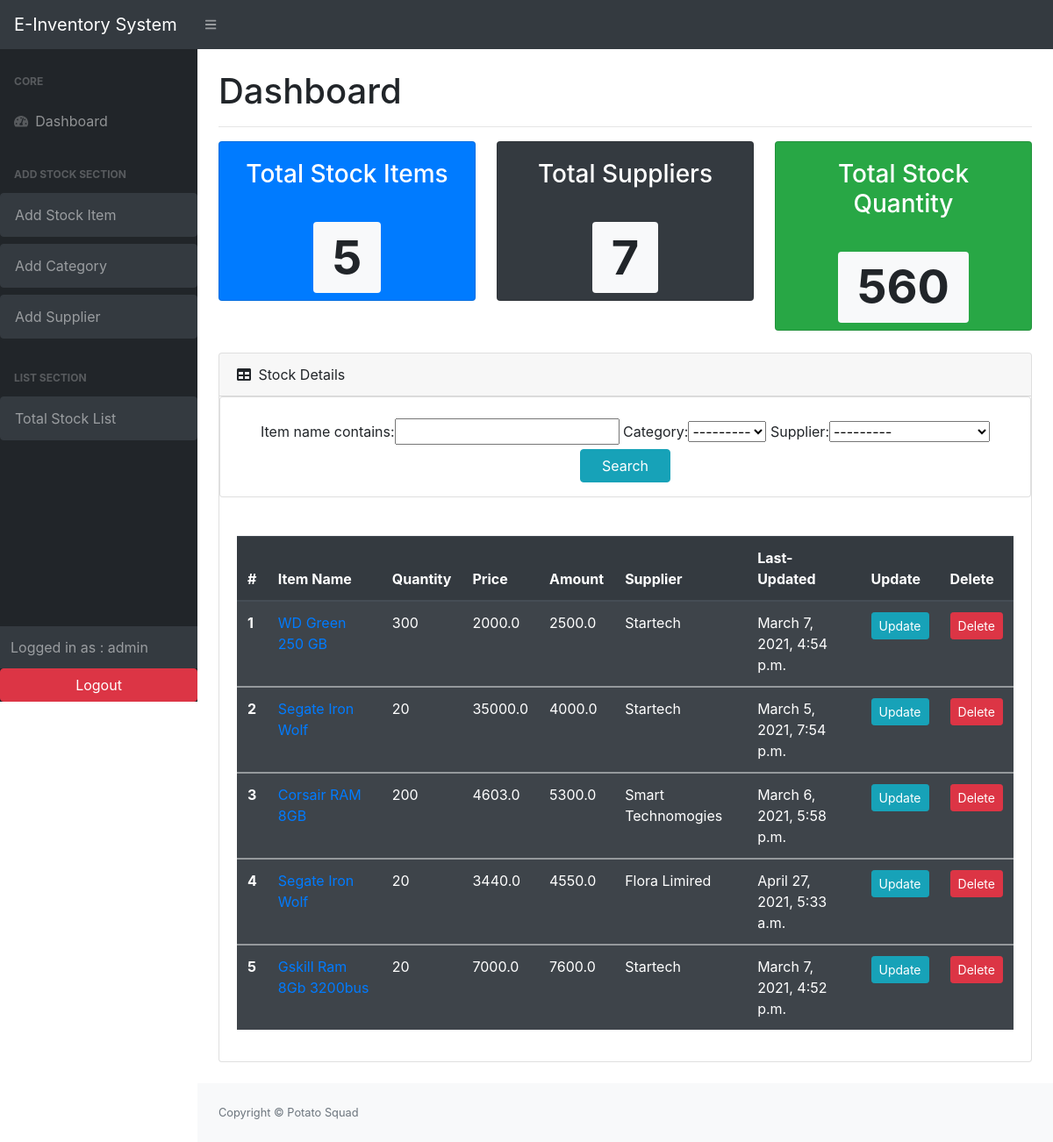
The app's page / (signed in) with its own data.
### stock/models.py (models this page shows, shortened)
class Stock( models.Model):
    category =models.ForeignKey(Category, on_delete=models.SET_NULL, null=True,blank=True)
    item_name = models.CharField(max_length=200, null=True)
    quantity = models.IntegerField(blank=True, null=True, default=0)
    price = models.FloatField(null=True, blank=True,default= 0)
    amount = models.FloatField(null=True, blank=True,default= 0)
    supplier= models.ForeignKey(Supplier, on_delete=models.SET_NULL, null=True,blank=True)
    last_updated=models.DateTimeField(auto_now_add=False,auto_now=True)
    timestamp= models.DateTimeField(auto_now_add=True,auto_now=False,)

class Supplier (models.Model):
    sup_name = models.CharField(max_length=200, null=True,)
    sup_mobile = models.CharField(max_length=200, null=True, blank=True)
    sup_email = models.CharField(max_length=200, null=True, blank=True)
    sup_note = models.TextField(blank=True, null=True)
    def __str__(self):
        return self.sup_name

### stock/views.py (the view)
# urls.py: path('', views.list_items, name='home'),
@login_required(login_url='user_login')
def list_items(request):
    items = Stock.objects.all()
    supplier=Supplier.objects.all()
    total_items= items.count()
    total_supplier = supplier.count()
    total_quantity=[]
    for item in items:
        total_quantity.append(item.quantity)
    total_quantity=sum(total_quantity)
    search= Filter(request.GET, queryset=items)
    items = search.qs
    context = {
    'items':items,
    'search':search,
    'total_items':total_items,
    'total_supplier':total_supplier,
    'total_quantity':total_quantity
    }
    return render (request, 'stock/itmes.html', context)

### stock/models.py (called while the page is built)
    def __str__(self):
        return self.cat_name

### stock/templates/stock/itmes.html (shortened to what this page needs)
{% extends "base.html" %}
{% block content %}
{% load crispy_forms_tags %}
<main>
    <div class="container-fluid">
        <h1 class="mt-4 mb-3">Dashboard</h1>
        <hr>
        <div class="row">
            <div class="col-xl-4 col-md-6  text-center">
                <div class="card bg-primary text-white mb-4">
                    <div class="card-body">
                        <h3>Total Stock Items</h3>
                    </div>
                    <div class=" text-center">
                        <h1 class="display-3"><span class="badge badge-light">{{total_items}}</span></h1>
                    </div>
                </div>
            </div>
            <div class="col-xl-4 col-md-6 text-center">
                <div class="card bg-dark text-white mb-4">
                    <div class="card-body">
                        <h3>Total Suppliers</h3>
                    </div>
                    <div class=" text-center">
                        <h1 class="display-3"><span class="badge badge-light">{{total_supplier}}</span></h1>
                    </div>
                </div>
            </div>
            <div class="col-xl-4 col-md-6 text-center">
                <div class="card bg-success text-white mb-4">
                    <div class="card-body">
                        <h3>Total Stock Quantity</h3>
                    </div>
                    <div class=" text-center">
                        <h1 class="display-3"><span class="badge badge-light">{{total_quantity}}</span></h1>
                    </div>
                </div>
            </div>
            <div class="col-xl-3 col-md-6">
            </div>
        </div>
        <div class="card mb-4">
            <div class="card-header">
                <i class="fas fa-table mr-1"></i>
                Stock Details
            </div>
            <div class="form-group card mb-4">
                <form class="form-group" action="" method="GET">
                    <br>
                    <div class="text-center">
                        {{search.form}}
                        <input class="btn btn-info pl-4 pr-4" type="submit" value="Search" name="" id="">
                    </div>
                </form>
            </div>
            <div class="card-body">
                <div class="table-responsive">
                    <table class="table table-striped table-dark">
                        <thead>
                            <tr>
                                <th scope="col">#</th>
                                <th scope="col">Item Name</th>
                                <th scope="col">Quantity</th>
                                <th scope="col">Price</th>
                                <th scope="col">Amount</th>
                                <th scope="col">Supplier</th>
                                <th scope="col">Last-Updated</th>
                                <th scope="col">Update</th>
                                <th scope="col">Delete</th>
                            </tr>
                        </thead>
                        {% for item in items %}
                        <tbody>
                            <tr>
                                <th scope="row">{{ forloop.counter }}</th>
                                <td><a href="{% url 'stock_details' item.id %}">{{item.item_name}}</a></td>
                                <td>{{item.quantity}}</td>
                                <td>{{item.price}}</td>
                                <td>{{item.amount}}</td>
                                <td>{{item.supplier}}</td>
                                <td>{{item.last_updated}}</td>
                                <td c><a href="{% url 'update_stock' item.id %}"><button type="button"
                                            class="btn btn-info btn-sm">Update</button></a></td>
                                <td><a href="{% url 'delete_stock' item.id %}"><button type="button"
                                            class="btn btn-danger btn-sm">Delete</button></a></td>
                            </tr>
                        </tbody>
                        {% endfor%}
                    </table>
                </div>
            </div>
        </div>
    </div>
</main>
{% endblock %}

### stock/templates/base.html (shortened to what this page needs)
<!DOCTYPE html>
{% load static %}
{% load crispy_forms_tags %}
<html lang="en">
<head>
    <link rel="stylesheet" href="https://stackpath.bootstrapcdn.com/bootstrap/4.1.3/css/bootstrap.min.css"
>
    {% include "layouts/backend_css.html" %}
</head>
<body class="sb-nav-fixed">
    {% include "layouts/backend_nav.html" %}
    <div id="layoutSidenav">
        {% include "layouts/backend_sidebar.html" %}
        <div id="layoutSidenav_content">
            {% block content %}
            {% endblock content %}
            {% include "layouts/backend_footer.html" %}
        </div>
    </div>
</body>
</html>

### stock/templates/layouts/backend_css.html (shortened to what this page needs)
{% load static %}
<link href="https://cdn.datatables.net/1.10.20/css/dataTables.bootstrap4.min.css" rel="stylesheet"
 />
<link href="{% static '/css/styles.css' %}" rel="stylesheet" />

### stock/templates/layouts/backend_nav.html (shortened to what this page needs)
<nav class="sb-topnav navbar navbar-expand navbar-dark bg-dark">
    <a class="navbar-brand" href="{% url 'list_items' %}">E-Inventory System</a>
    <button class="btn btn-link btn-sm order-1 order-lg-0" id="sidebarToggle" href="{% url 'list_items' %}"><i
            class="fas fa-bars"></i></button>
</nav>

### stock/templates/layouts/backend_sidebar.html (shortened to what this page needs)
<div id="layoutSidenav_nav">
    <nav class="sb-sidenav accordion sb-sidenav-dark" id="sidenavAccordion">
        <div class="sb-sidenav-menu">
            <div class="nav">
                <div class="sb-sidenav-menu-heading">Core</div>
                <a class="nav-link" href="{% url 'list_items' %}">
                    <div class="sb-nav-link-icon"><i class="fas fa-tachometer-alt"></i></div>
                    Dashboard
                </a>
                <div class="sb-sidenav-menu-heading">Add Stock Section</div>
                <a class="nav-link collapsed btn btn-dark mb-2" href="{% url 'add_stock' %}"> Add Stock Item
                </a>
                <a class="nav-link collapsed btn btn-dark mb-2" href="{% url 'add_category' %}"> Add Category
                </a>
                <a class="nav-link collapsed btn btn-dark mb-2" href="{% url 'add_sup' %}"> Add Supplier
                </a>
                <div class="sb-sidenav-menu-heading">List Section</div>
                <a class="nav-link collapsed btn btn-dark mb-2" href="{% url 'total_list' %}"> Total Stock List
                </a>
            </div>
        </div>
        <div class="sb-sidenav-footer">
            <div class="p">Logged in as : {{request.user}}</div>
        </div>
        <div class="sb-sidenav-menu-heading text-center">
            {% if user.is_authenticated %}
            <form method="POST" action="{% url 'logout' %}">
                <button class="btn btn-danger" type="submit" style="padding-left: 85px; padding-right: 85px;">Logout
                </button>
            </form>
            {% else %}
            <button class="btn btn-info" type="submit" style="padding-left: 85px; padding-right: 85px;">login
            </button>
            {% endif %}
        </div>
    </nav>
</div>

### stock/templates/layouts/backend_footer.html
<footer class="py-4 bg-light mt-auto">
    <div class="container-fluid">
        <div class="d-flex align-items-center justify-content-between small">
            <div class="text-muted">Copyright &copy; Potato Squad </div>
        </div>
    </div>
</footer>

### stock/templates/layouts/backend_js.html (shortened to what this page needs)
{% load static %}

### records on screen
Stock: item_name "WD Green 250 GB", quantity "300", price "2000.0", amount "2500.0", supplier "Startech", last_updated "March 7, 2021, 4:54 p.m."
Stock: item_name "Segate Iron Wolf", quantity "20", price "35000.0", amount "4000.0", supplier "Startech", last_updated "March 5, 2021, 7:54 p.m."
Stock: item_name "Corsair RAM 8GB", quantity "200", price "4603.0", amount "5300.0", supplier "Smart Technomogies", last_updated "March 6, 2021, 5:58 p.m."
Stock: item_name "Segate Iron Wolf", quantity "20", price "3440.0", amount "4550.0", supplier "Flora Limired", last_updated "April 27, 2021, 5:33 a.m."
Stock: item_name "Gskill Ram 8Gb 3200bus", quantity "20", price "7000.0", amount "7600.0", supplier "Startech", last_updated "March 7, 2021, 4:52 p.m."

### other values on screen
{{ request.user }} "admin"
{{ total_items }} "5"
{{ total_supplier }} "7"
{{ total_quantity }} "560"
